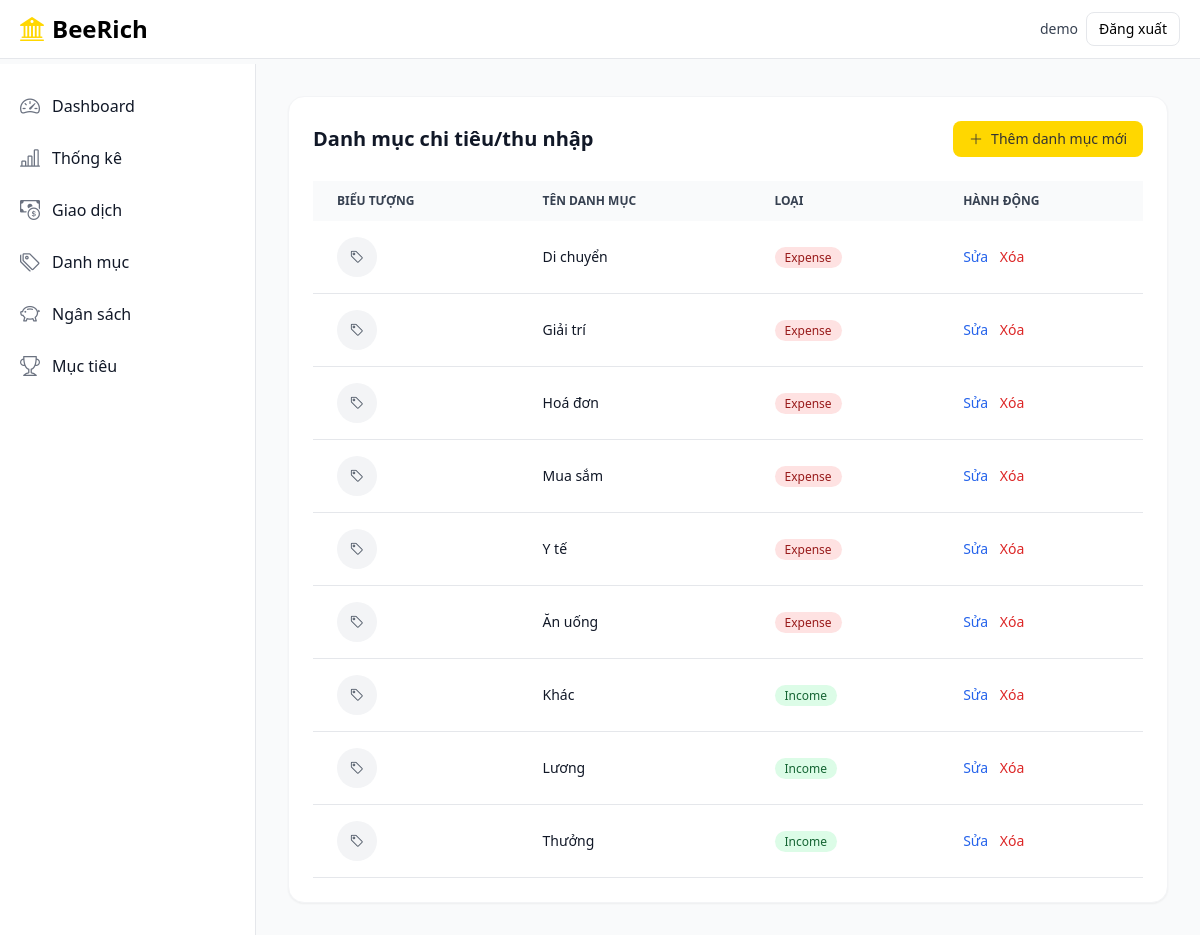
The page /finance/categories/ (signed in) on the database its author committed.
### finance/models.py (models this page shows, shortened)
class Category(models.Model):
    user = models.ForeignKey(settings.AUTH_USER_MODEL, on_delete=models.CASCADE, related_name="categories")
    name = models.CharField(max_length=80)
    is_income = models.BooleanField(default=False)
    icon = models.CharField(max_length=50, default="bi-tag")
    created_at = models.DateTimeField(auto_now_add=True)
    class Meta:
        unique_together = [("user", "name", "is_income")]
        verbose_name_plural = "categories"

### finance/views.py (the view)
# urls.py: path("categories/", views.CategoryListView.as_view(), name="category_list"),
class CategoryListView(LoginRequiredMixin, ListView):
    model = Category
    template_name = "finance/category_list.html"
    context_object_name = "categories"
    def get_queryset(self):
        return Category.objects.filter(user=self.request.user).order_by("is_income", "name")

### templates/finance/category_list.html (shortened to what this page needs)
{% extends "finance/base.html" %}
{% block content %}
<div class="bg-white p-6 rounded-2xl shadow-sm border border-gray-100">
    <div class="flex items-center justify-between mb-6">
        <h3 class="text-xl font-bold text-gray-900">Danh mục chi tiêu/thu nhập</h3>
        <a href="{% url 'finance:category_create' %}" class="inline-flex items-center px-4 py-2 text-sm font-medium text-secondary bg-primary rounded-lg hover:bg-yellow-500 transition">
            <i class="bi bi-plus-lg mr-2"></i> Thêm danh mục mới
        </a>
    </div>
    <div class="relative overflow-x-auto">
        <table class="w-full text-sm text-left text-gray-500">
            <thead class="text-xs text-gray-700 uppercase bg-gray-50">
                <tr><th class="px-6 py-3">Biểu tượng</th><th class="px-6 py-3">Tên danh mục</th><th class="px-6 py-3">Loại</th><th class="px-6 py-3">Hành động</th></tr>
            </thead>
            <tbody>
                {% for category in categories %}
                <tr class="bg-white border-b hover:bg-gray-50">
                    <td class="px-6 py-4"><div class="w-10 h-10 rounded-full flex items-center justify-center bg-gray-100"><i class="bi {{ category.icon }} text-gray-600"></i></div></td>
                    <td class="px-6 py-4 font-medium text-gray-900">{{ category.name }}</td>
                    <td class="px-6 py-4"><span class="px-2.5 py-0.5 rounded-full text-xs font-medium {% if category.is_income %}bg-green-100 text-green-800{% else %}bg-red-100 text-red-800{% endif %}">{% if category.is_income %}Income{% else %}Expense{% endif %}</span></td>
                    <td class="px-6 py-4 space-x-2">
                        <a href="{% url 'finance:category_update' category.pk %}" class="text-blue-600 hover:underline">Sửa</a>
                        <a href="{% url 'finance:category_delete' category.pk %}" class="text-red-600 hover:underline">Xóa</a>
                    </td>
                </tr>
                {% empty %}
                <tr><td colspan="4" class="px-6 py-4 text-center text-gray-500">Bạn chưa tạo danh mục nào.</td></tr>
                {% endfor %}
            </tbody>
        </table>
    </div>
</div>
{% endblock %}

### templates/finance/base.html (shortened to what this page needs)
<!DOCTYPE html>
<html lang="en">
<head>
    <script src="https://cdn.tailwindcss.com"></script>
    <link rel="stylesheet" href="https://cdn.jsdelivr.net/npm/bootstrap-icons@1.11.3/font/bootstrap-icons.min.css">
</head>
<body class="bg-gray-50 font-sans leading-normal tracking-normal">
    <nav class="bg-white border-b border-gray-200 fixed w-full z-30 top-0">
        <div class="px-3 py-3 lg:px-5 lg:pl-3">
            <div class="flex items-center justify-between">
                <div class="flex items-center justify-start">
                    <a href="{% url 'dashboard' %}" class="flex ml-2 md:mr-24">
                        <i class="bi bi-bank2 text-2xl text-primary mr-2"></i>
                        <span class="self-center text-xl font-semibold sm:text-2xl whitespace-nowrap">BeeRich</span>
                    </a>
                </div>
                <div class="flex items-center gap-2">
                    {% if user.is_authenticated %}
                        <span class="text-sm text-gray-700">{{ user.username }}</span>
                        <a href="{% url 'logout' %}" class="text-sm px-3 py-1.5 border rounded-lg">Đăng xuất</a>
                    {% else %}
                        <a href="{% url 'login' %}" class="text-sm px-3 py-1.5 border rounded-lg">Đăng nhập</a>
                        <a href="{% url 'register' %}" class="text-sm px-3 py-1.5 bg-primary rounded-lg">Đăng ký</a>
                    {% endif %}
                </div>
            </div>
        </div>
    </nav>
    <div class="flex pt-16 overflow-hidden bg-gray-50">
        {% if user.is_authenticated %}
        <aside class="fixed top-0 left-0 z-20 flex flex-col flex-shrink-0 hidden w-64 h-full pt-16 font-normal duration-75 lg:flex transition-width" aria-label="Sidebar">
            <div class="relative flex flex-col flex-1 min-h-0 pt-0 bg-white border-r border-gray-200">
                <div class="flex flex-col flex-1 pt-5 pb-4 overflow-y-auto">
                    <div class="flex-1 px-3 space-y-1 bg-white divide-y divide-gray-200">
                        <ul class="pb-2 space-y-2">
                            <li><a href="{% url 'finance:dashboard' %}" class="flex items-center p-2 text-base text-gray-900 rounded-lg hover:bg-gray-100"><i class="bi bi-speedometer2 text-xl text-gray-500"></i><span class="ml-3">Dashboard</span></a></li>
                            <li><a href="{% url 'finance:stats' %}" class="flex items-center p-2 text-base text-gray-900 rounded-lg hover:bg-gray-100"><i class="bi bi-bar-chart-line text-xl text-gray-500"></i><span class="ml-3">Thống kê</span></a></li>
                            <li><a href="{% url 'finance:transaction_list' %}" class="flex items-center p-2 text-base text-gray-900 rounded-lg hover:bg-gray-100"><i class="bi bi-cash-coin text-xl text-gray-500"></i><span class="ml-3">Giao dịch</span></a></li>
                            <li><a href="{% url 'finance:category_list' %}" class="flex items-center p-2 text-base text-gray-900 rounded-lg hover:bg-gray-100"><i class="bi bi-tags text-xl text-gray-500"></i><span class="ml-3">Danh mục</span></a></li>
                            <li><a href="{% url 'finance:budget_list' %}" class="flex items-center p-2 text-base text-gray-900 rounded-lg hover:bg-gray-100"><i class="bi bi-piggy-bank text-xl text-gray-500"></i><span class="ml-3">Ngân sách</span></a></li>
                            <li><a href="{% url 'finance:goal_list' %}" class="flex items-center p-2 text-base text-gray-900 rounded-lg hover:bg-gray-100"><i class="bi bi-trophy text-xl text-gray-500"></i><span class="ml-3">Mục tiêu</span></a></li>
                        </ul>
                    </div>
                </div>
            </div>
        </aside>
        {% endif %}
        <div class="relative w-full h-full overflow-y-auto bg-gray-50 {% if user.is_authenticated %}lg:ml-64{% endif %}">
            <main class="p-4 md:p-8">
                {% block content %}{% endblock %}
            </main>
        </div>
    </div>
</body>
</html>

### rows shown on the page
Category: name "Di chuyển", is_income "Expense"
Category: name "Giải trí", is_income "Expense"
Category: name "Hoá đơn", is_income "Expense"
Category: name "Mua sắm", is_income "Expense"
Category: name "Y tế", is_income "Expense"
Category: name "Ăn uống", is_income "Expense"
Category: name "Khác", is_income "Income"
Category: name "Lương", is_income "Income"
Category: name "Thưởng", is_income "Income"

### other values the page prints
{{ user.username }} "demo"
